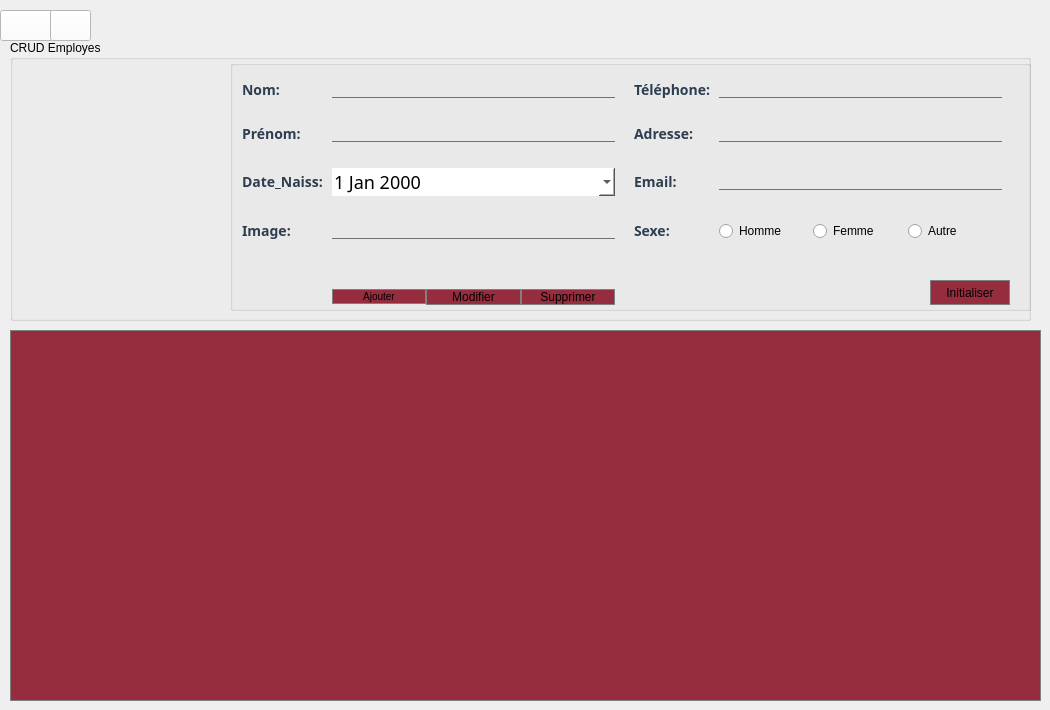
      <widget class="QWidget" name="tab1">
       <attribute name="title">
        <string>Gérer Employes</string>
       </attribute>
       <widget class="QTableView" name="table1">
        <property name="geometry">
         <rect>
          <x>10</x>
          <y>330</y>
          <width>1031</width>
          <height>371</height>
         </rect>
        </property>
        <property name="styleSheet">
         <string notr="true">QTableView
{
background-color:#962D3E;
font-size: 14px;
font: 12pt &quot;Century Gothic&quot;;
border: 1px solid grey;
}
QHeaderView::section
 { background-color:#962D3E;
}
</string>
        </property>
       </widget>
       <widget class="QPushButton" name="modifier_Emp_HOME">
        <property name="geometry">
         <rect>
          <x>0</x>
          <y>10</y>
          <width>61</width>
          <height>31</height>
         </rect>
        </property>
        <property name="styleSheet">
         <string notr="true">background-color:white;</string>
        </property>
        <property name="text">
         <string/>
        </property>
        <property name="icon">
         <iconset resource="ressources.qrc">
          <normaloff>:/icons/icons/accueil.png</normaloff>:/icons/icons/accueil.png</iconset>
        </property>
        <property name="iconSize">
         <size>
          <width>30</width>
          <height>30</height>
         </size>
        </property>
       </widget>
       <widget class="QPushButton" name="pushButton_8">
        <property name="geometry">
         <rect>
          <x>50</x>
          <y>10</y>
          <width>41</width>
          <height>31</height>
         </rect>
        </property>
        <property name="styleSheet">
         <string notr="true">background-color:white;</string>
        </property>
        <property name="text">
         <string/>
        </property>
        <property name="icon">
         <iconset resource="ressources.qrc">
          <normaloff>:/icons/icons/parametres.png</normaloff>:/icons/icons/parametres.png</iconset>
        </property>
        <property name="iconSize">
         <size>
          <width>25</width>
          <height>25</height>
         </size>
        </property>
       </widget>
       <widget class="QGroupBox" name="groupBox">
        <property name="geometry">
         <rect>
          <x>10</x>
          <y>40</y>
          <width>1021</width>
          <height>281</height>
         </rect>
        </property>
        <property name="styleSheet">
         <string notr="true">
QLabel{
color: #2C3E50;
font-size:14px;
font:bold;
font-family : century gothic;
}

QLineEdit{
background:transparent;
border:none;
color:#717072;
border-bottom:1px solid #717072;
}

QDateEdit
{
    background-color: white;
	border:none;
    spacing: 5px; 
	font-size:18px;
font-weight: normal;
	font-family:century gothic;
}</string>
        </property>
        <property name="title">
         <string>CRUD Employes</string>
        </property>
        <widget class="QGroupBox" name="gridGroupBox">
         <property name="geometry">
          <rect>
           <x>220</x>
           <y>20</y>
           <width>801</width>
           <height>251</height>
          </rect>
         </property>
         <layout class="QGridLayout" name="gridLayout">
          <property name="topMargin">
           <number>14</number>
          </property>
          <property name="rightMargin">
           <number>12</number>
          </property>
          <property name="bottomMargin">
           <number>3</number>
          </property>
          <property name="horizontalSpacing">
           <number>5</number>
          </property>
          <property name="verticalSpacing">
           <number>0</number>
          </property>
          <item row="4" column="4">
           <widget class="QLineEdit" name="lineEdit_em"/>
          </item>
          <item row="0" column="4">
           <widget class="QLineEdit" name="lineEdit_tele"/>
          </item>
          <item row="1" column="1">
           <widget class="QLabel" name="erm_nom">
            <property name="styleSheet">
             <string notr="true">QLabel{
color: rgb(255, 0, 0);
font-size:11px;
font-family : century gothic;
}</string>
            </property>
            <property name="text">
             <string/>
            </property>
           </widget>
          </item>
          <item row="7" column="1">
           <widget class="QLabel" name="erm_im">
            <property name="styleSheet">
             <string notr="true">QLabel{
color: rgb(255, 0, 0);
font-size:11px;
font-family : century gothic;
}</string>
            </property>
            <property name="text">
             <string/>
            </property>
           </widget>
          </item>
          <item row="0" column="1">
           <widget class="QLineEdit" name="lineEdit_nom"/>
          </item>
          <item row="7" column="4">
           <widget class="QLabel" name="erm_s">
            <property name="text">
             <string/>
            </property>
           </widget>
          </item>
          <item row="3" column="1">
           <widget class="QLabel" name="erm_pr">
            <property name="styleSheet">
             <string notr="true">QLabel{
color: rgb(255, 0, 0);
font-size:11px;
font-family : century gothic;
}</string>
            </property>
            <property name="text">
             <string/>
            </property>
           </widget>
          </item>
          <item row="9" column="1">
           <widget class="QLabel" name="er_t">
            <property name="styleSheet">
             <string notr="true">QLabel{
color: rgb(255, 0, 0);
font-size:11px;
font-family : century gothic;
}</string>
            </property>
            <property name="text">
             <string/>
            </property>
           </widget>
          </item>
          <item row="2" column="1">
           <widget class="QLineEdit" name="lineEdit_pre"/>
          </item>
          <item row="0" column="5">
           <widget class="QLabel" name="label_6">
            <property name="text">
             <string/>
            </property>
           </widget>
          </item>
          <item row="2" column="3">
           <widget class="QLabel" name="label_13">
            <property name="text">
             <string>Adresse: </string>
            </property>
           </widget>
          </item>
          <item row="3" column="4">
           <widget class="QLabel" name="erm_ad">
            <property name="styleSheet">
             <string notr="true">QLabel{
color: rgb(255, 0, 0);
font-size:11px;
font-family : century gothic;
}</string>
            </property>
            <property name="text">
             <string/>
            </property>
           </widget>
          </item>
          <item row="0" column="0">
           <widget class="QLabel" name="label_12">
            <property name="text">
             <string>Nom:</string>
            </property>
           </widget>
          </item>
          <item row="0" column="2">
           <widget class="QLabel" name="label_5">
            <property name="text">
             <string/>
            </property>
           </widget>
          </item>
          <item row="6" column="1">
           <widget class="QLineEdit" name="lineEdit_image"/>
          </item>
          <item row="2" column="0">
           <widget class="QLabel" name="label_14">
            <property name="text">
             <string>Prénom: </string>
            </property>
           </widget>
          </item>
          <item row="6" column="4">
           <layout class="QHBoxLayout" name="horizontalLayout_4">
            <item>
             <widget class="QRadioButton" name="hm">
              <property name="text">
               <string>Homme</string>
              </property>
             </widget>
            </item>
            <item>
             <widget class="QRadioButton" name="fm">
              <property name="text">
               <string>Femme</string>
              </property>
             </widget>
            </item>
            <item>
             <widget class="QRadioButton" name="au">
              <property name="text">
               <string>Autre</string>
              </property>
             </widget>
            </item>
           </layout>
          </item>
          <item row="4" column="3">
           <widget class="QLabel" name="label_17">
            <property name="text">
             <string>Email: </string>
            </property>
           </widget>
          </item>
          <item row="10" column="1">
           <layout class="QHBoxLayout" name="horizontalLayout_2">
            <item>
             <widget class="QPushButton" name="Ajouter">
              <property name="styleSheet">
               <string notr="true">QPushButton { 
background-color:	#962D3E;
font-size: 10px;
	font: 10pt &quot;Century Gothic&quot;;
border: 1px solid grey;
 }




</string>
              </property>
              <property name="text">
               <string>Ajouter</string>
              </property>
             </widget>
            </item>
            <item>
             <widget class="QPushButton" name="Modifier">
              <property name="styleSheet">
               <string notr="true">QPushButton { 
background-color:	#962D3E;
	font: 10pt &quot;Century Gothic&quot;;
border: 1px solid grey;
 }</string>
              </property>
              <property name="text">
               <string>Modifier</string>
              </property>
             </widget>
            </item>
            <item>
             <widget class="QPushButton" name="Supprimer">
              <property name="styleSheet">
               <string notr="true">QPushButton { 
background-color:	#962D3E;
	font: 10pt &quot;Century Gothic&quot;;
border: 1px solid grey;
 }</string>
              </property>
              <property name="text">
               <string>Supprimer</string>
              </property>
             </widget>
            </item>
           </layout>
          </item>
          <item row="1" column="4">
           <widget class="QLabel" name="erm_tel">
            <property name="styleSheet">
             <string notr="true">QLabel{
color: rgb(255, 0, 0);
font-size:11px;
font-family : century gothic;
}</string>
            </property>
            <property name="text">
             <string/>
            </property>
           </widget>
          </item>
          <item row="4" column="0">
           <widget class="QLabel" name="label_15">
            <property name="text">
             <string>Date_Naiss: </string>
            </property>
           </widget>
          </item>
          <item row="6" column="0">
           <widget class="QLabel" name="label_18">
            <property name="text">
             <string>Image:</string>
            </property>
           </widget>
          </item>
          <item row="2" column="4">
           <widget class="QLineEdit" name="lineEdit_ad"/>
          </item>
          <item row="0" column="3">
           <widget class="QLabel" name="label_16">
            <property name="text">
             <string>Téléphone: </string>
            </property>
           </widget>
          </item>
          <item row="5" column="4">
           <widget class="QLabel" name="erm_em">
            <property name="styleSheet">
             <string notr="true">QLabel{
color: rgb(255, 0, 0);
font-size:11px;
font-family : century gothic;
}</string>
            </property>
            <property name="text">
             <string/>
            </property>
           </widget>
          </item>
          <item row="6" column="3">
           <widget class="QLabel" name="label_8">
            <property name="text">
             <string>Sexe:</string>
            </property>
           </widget>
          </item>
          <item row="4" column="1">
           <widget class="QDateEdit" name="dateEdit_date">
            <property name="calendarPopup">
             <bool>true</bool>
            </property>
           </widget>
          </item>
         </layout>
        </widget>
        <widget class="QLabel" name="label_pic">
         <property name="geometry">
          <rect>
           <x>30</x>
           <y>60</y>
           <width>131</width>
           <height>141</height>
          </rect>
         </property>
         <property name="text">
          <string/>
         </property>
        </widget>
        <widget class="QLineEdit" name="lineEdit">
         <property name="geometry">
          <rect>
           <x>740</x>
           <y>-20</y>
           <width>71</width>
           <height>16</height>
          </rect>
         </property>
        </widget>
        <widget class="QLineEdit" name="lineEdit_id">
         <property name="geometry">
          <rect>
           <x>620</x>
           <y>-31</y>
           <width>111</width>
           <height>31</height>
          </rect>
         </property>
        </widget>
        <widget class="QLabel" name="status">
         <property name="geometry">
          <rect>
           <x>30</x>
           <y>170</y>
           <width>141</width>
           <height>101</height>
          </rect>
         </property>
         <property name="styleSheet">
          <string notr="true">QLabel {color : rgb(0, 255, 0); 
font-size:22px;
font:bold;
font-family : century gothic;
}</string>
         </property>
         <property name="text">
          <string/>
         </property>
        </widget>
       </widget>
       <widget class="QPushButton" name="pushButton_9">
        <property name="geometry">
         <rect>
          <x>930</x>
          <y>280</y>
          <width>80</width>
          <height>25</height>
         </rect>
        </property>
        <property name="styleSheet">
         <string notr="true">QPushButton { 
background-color:	#962D3E;
	font: 10pt &quot;Century Gothic&quot;;
border: 1px solid grey;
 }</string>
        </property>
        <property name="text">
         <string>Initialiser</string>
        </property>
       </widget>
      </widget>
